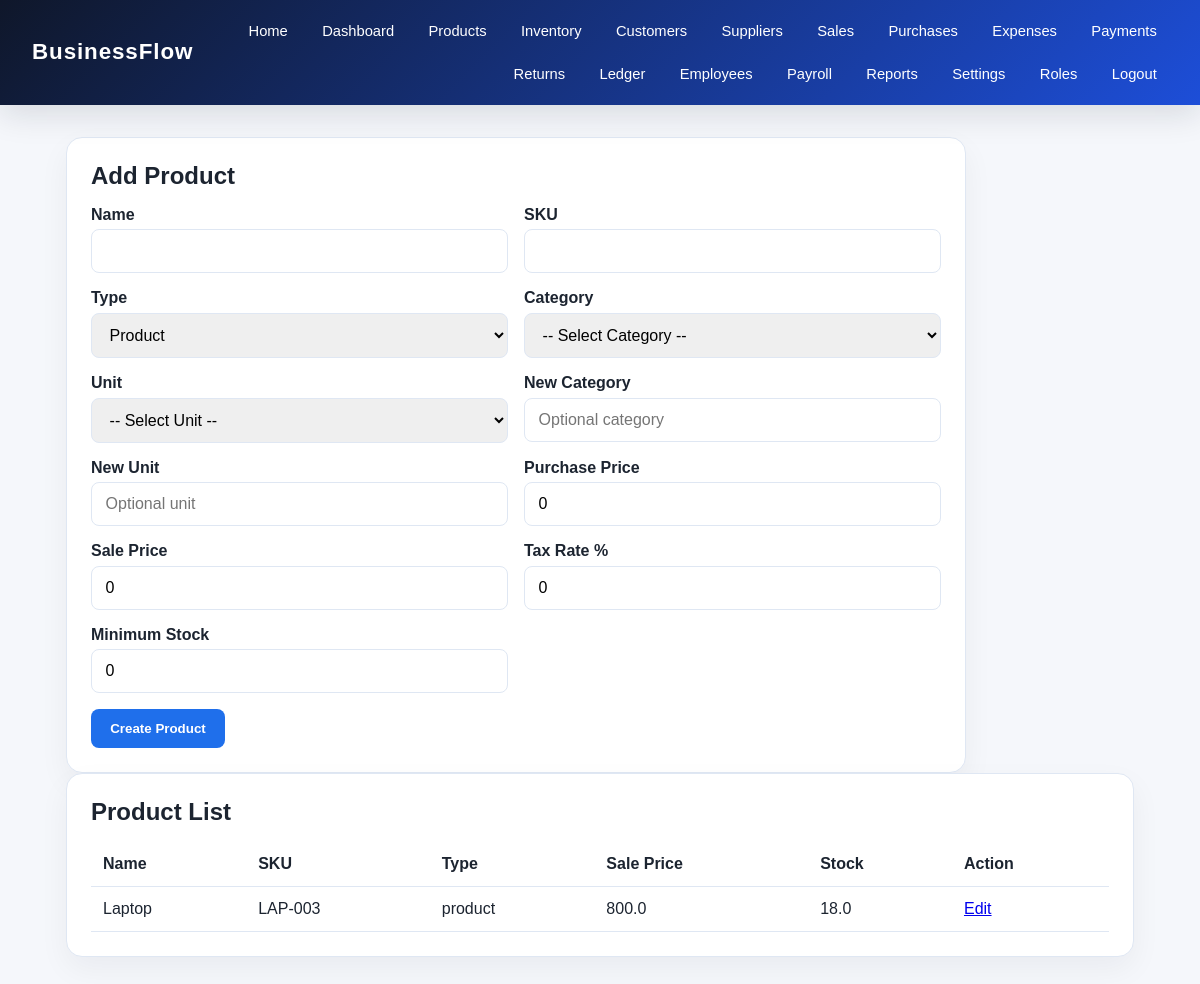
Page /products (signed in) on the committed database.
### app/models/entities.py (models this page shows)
class Product(db.Model):
    __tablename__ = "products"
    id = db.Column(db.Integer, primary_key=True)
    business_id = db.Column(db.Integer, db.ForeignKey("businesses.id"), nullable=False)
    category_id = db.Column(db.Integer, db.ForeignKey("categories.id"), nullable=True)
    unit_id = db.Column(db.Integer, db.ForeignKey("units.id"), nullable=True)
    name = db.Column(db.String(150), nullable=False)
    sku = db.Column(db.String(80), nullable=False)
    product_type = db.Column(db.String(50), default="product")
    purchase_price = db.Column(db.Float, default=0.0)
    sale_price = db.Column(db.Float, default=0.0)
    tax_rate = db.Column(db.Float, default=0.0)
    min_stock = db.Column(db.Float, default=0.0)
    status = db.Column(db.String(20), default="active")
    __table_args__ = (UniqueConstraint("business_id", "sku", name="uq_business_sku"),)
    business = db.relationship("Business", back_populates="products")
    category = db.relationship("Category", back_populates="products")
    unit = db.relationship("Unit", back_populates="products")
    inventory = db.relationship("Inventory", back_populates="product", uselist=False, cascade="all, delete-orphan")
    stock_movements = db.relationship("StockMovement", back_populates="product", cascade="all, delete-orphan")

class Inventory(db.Model):
    __tablename__ = "inventory"
    id = db.Column(db.Integer, primary_key=True)
    business_id = db.Column(db.Integer, db.ForeignKey("businesses.id"), nullable=False)
    product_id = db.Column(db.Integer, db.ForeignKey("products.id"), nullable=False, unique=True)
    quantity = db.Column(db.Float, default=0.0)
    updated_at = db.Column(db.DateTime, default=datetime.utcnow, onupdate=datetime.utcnow)
    product = db.relationship("Product", back_populates="inventory")

### app/routes/main.py (the view, shortened to what this page needs)
@main_bp.route("/products", methods=["GET", "POST"])
@login_required
def products():
    if not user_has_permission("manage_products"):
        flash("You do not have access to products.", "danger")
        return redirect(url_for("main.dashboard"))
    business = current_user.business
    categories = Category.query.filter_by(business_id=business.id).order_by(Category.name).all()
    units = Unit.query.filter_by(business_id=business.id).order_by(Unit.name).all()
    return render_template("products.html", products=business.products, categories=categories, units=units, selected=None)

### app/__init__.py (called while the page is built)
@login_manager.user_loader
def load_user(user_id):
    from app.models import User
    return User.query.get(int(user_id))

### app/routes/main.py (called while the page is built)
def user_has_permission(permission_code):
    if not current_user.is_authenticated:
        return False
    if current_user.role is None:
        return False
    return any(
        role_permission.permission.code == permission_code
        for role_permission in current_user.role.role_permissions
    )

### app/templates/products.html (shortened to what this page needs)
{% extends 'base.html' %}
{% block content %}
<section class="page-shell">
  <div class="card wide-form">
    <h2>{% if selected %}Edit Product{% else %}Add Product{% endif %}</h2>
    <form method="post" class="form-grid" action="{% if selected %}{{ url_for('main.edit_product', product_id=selected.id) }}{% else %}{{ url_for('main.products') }}{% endif %}">
      <div>
        <label>Name</label>
        <input type="text" name="name" value="{{ selected.name if selected else '' }}" required>
      </div>
      <div>
        <label>SKU</label>
        <input type="text" name="sku" value="{{ selected.sku if selected else '' }}" required>
      </div>
      <div>
        <label>Type</label>
        <select name="product_type">
          <option value="product" {% if selected and selected.product_type == 'product' %}selected{% endif %}>Product</option>
        </select>
      </div>
      <div>
        <label>Category</label>
        <select name="category_id">
          <option value="">-- Select Category --</option>
        </select>
      </div>
      <div>
        <label>Unit</label>
        <select name="unit_id">
          <option value="">-- Select Unit --</option>
        </select>
      </div>
      <div>
        <label>New Category</label>
        <input type="text" name="category_name" placeholder="Optional category">
      </div>
      <div>
        <label>New Unit</label>
        <input type="text" name="unit_name" placeholder="Optional unit">
      </div>
      <div>
        <label>Purchase Price</label>
        <input type="number" step="0.01" name="purchase_price" value="{{ selected.purchase_price if selected else 0 }}">
      </div>
      <div>
        <label>Sale Price</label>
        <input type="number" step="0.01" name="sale_price" value="{{ selected.sale_price if selected else 0 }}">
      </div>
      <div>
        <label>Tax Rate %</label>
        <input type="number" step="0.01" name="tax_rate" value="{{ selected.tax_rate if selected else 0 }}">
      </div>
      <div>
        <label>Minimum Stock</label>
        <input type="number" step="0.01" name="min_stock" value="{{ selected.min_stock if selected else 0 }}">
      </div>
      <div class="full-width">
        <button type="submit" class="button primary">{% if selected %}Update Product{% else %}Create Product{% endif %}</button>
      </div>
    </form>
  </div>
  <div class="card">
    <h2>Product List</h2>
    {% if products %}
    <table class="data-table">
      <thead>
        <tr>
          <th>Name</th>
          <th>SKU</th>
          <th>Type</th>
          <th>Sale Price</th>
          <th>Stock</th>
          <th>Action</th>
        </tr>
      </thead>
      <tbody>
        {% for product in products %}
        <tr>
          <td>{{ product.name }}</td>
          <td>{{ product.sku }}</td>
          <td>{{ product.product_type }}</td>
          <td>{{ product.sale_price }}</td>
          <td>{{ product.inventory.quantity if product.inventory else 0 }}</td>
          <td><a href="{{ url_for('main.edit_product', product_id=product.id) }}">Edit</a></td>
        </tr>
        {% endfor %}
      </tbody>
    </table>
    {% else %}
      <p>No products added yet.</p>
    {% endif %}
  </div>
</section>
{% endblock %}

### app/static/css/style.css (style rules this page uses)
:root { --primary: #1f6feb; --primary-dark: #164db4; --secondary: #f3f7ff; --text: #1c2430; --muted: #5b6473; --border: #dfe7f3; --success: #2a9d63; --warning: #d97706; --danger: #c5392e; }
* { box-sizing: border-box; }
body { margin: 0; font-family: Arial, sans-serif; background: #f5f7fb; color: var(--text); }
.button { display: inline-block; border: none; border-radius: 8px; padding: 0.75rem 1.2rem; text-decoration: none; font-weight: 700; cursor: pointer; }
.button.primary { background: var(--primary); color: white; }
.card { background: white; border: 1px solid var(--border); border-radius: 16px; box-shadow: 0 12px 30px rgba(15, 23, 42, 0.05); padding: 1.5rem; }
.card h2 { margin-top: 0; margin-bottom: 1rem; }
.page-shell { max-width: 1100px; margin: 2rem auto; padding: 0 1rem; }
.wide-form { max-width: 900px; }
.form-grid { display: grid; grid-template-columns: repeat(2, minmax(220px, 1fr)); gap: 1rem; }
.form-grid label { display: block; margin-bottom: 0.35rem; font-weight: 600; }
.form-grid input, .form-grid textarea, .form-grid select { width: 100%; padding: 0.75rem 0.85rem; border: 1px solid var(--border); border-radius: 8px; font-size: 1rem; }
.full-width { grid-column: 1 / -1; }
.data-table { width: 100%; border-collapse: collapse; margin-top: 1rem; }
.data-table th, .data-table td { padding: 0.8rem 0.75rem; border-bottom: 1px solid var(--border); text-align: left; }

### rows in the picture
Product: name "Laptop", sku "LAP-003", product_type "product", sale_price "800.0", inventory "18.0"
